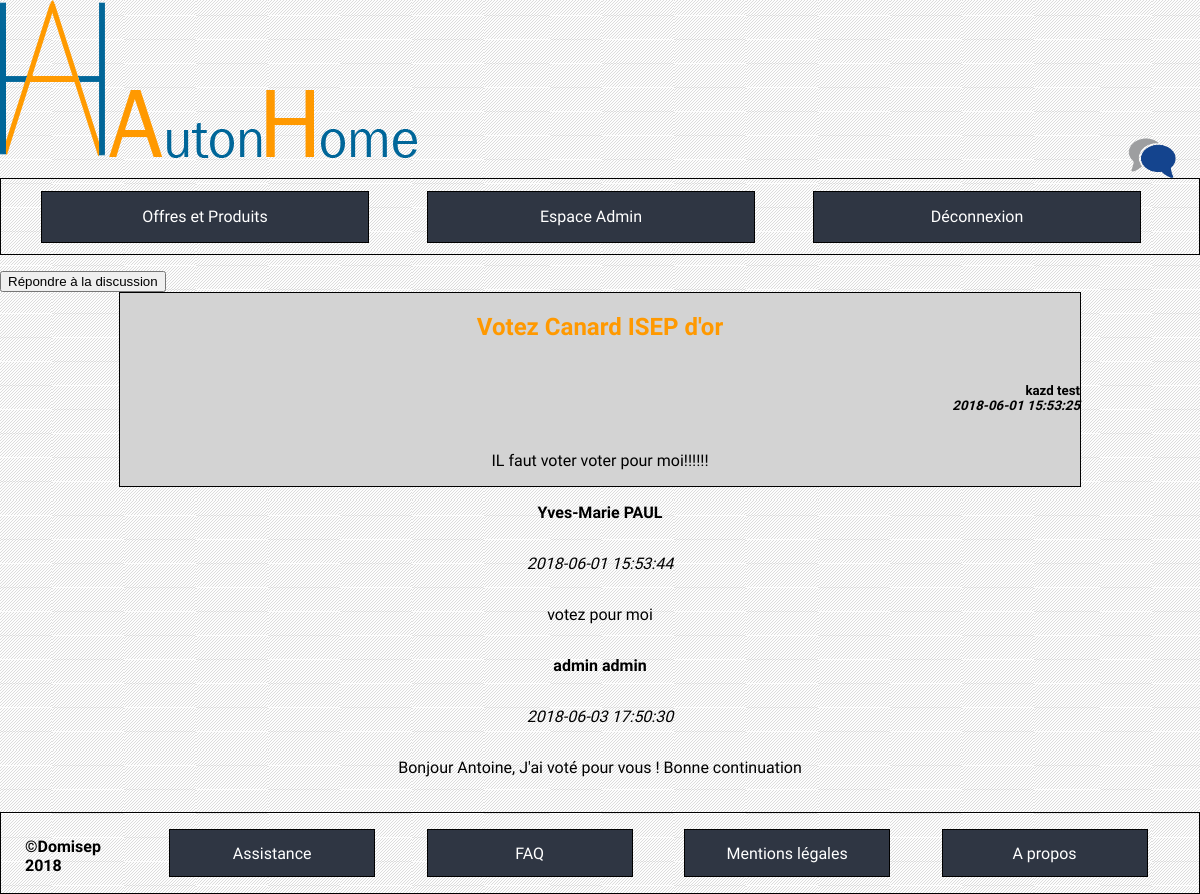
/index.php?cible=forummessage&id=26 (signed in), run on the app's committed database.
### tables this page shows
CREATE TABLE `forum_discussion` (
  `ID` int(11) NOT NULL,
  `topic` text NOT NULL,
  `text` text NOT NULL,
  `id_user` int(11) NOT NULL,
  `dateTime` datetime NOT NULL
);

CREATE TABLE `user` (
  `ID` int(11) NOT NULL,
  `firstName` varchar(100) NOT NULL,
  `lastName` varchar(100) NOT NULL,
  `mail` varchar(100) NOT NULL,
  `password` varchar(255) NOT NULL,
  `phoneNumber` varchar(10) NOT NULL,
  `addressNumber` int(4) NOT NULL,
  `addressStreet` varchar(100) NOT NULL,
  `addressZipCode` int(10) NOT NULL,
  `addressCity` varchar(100) NOT NULL,
  `addressCountry` varchar(100) NOT NULL,
  `type` varchar(100) NOT NULL
);

CREATE TABLE `forum_message` (
  `ID` int(11) NOT NULL,
  `text` text NOT NULL,
  `id_user` int(10) NOT NULL,
  `id_discussion` int(10) NOT NULL,
  `dateTime` datetime NOT NULL
);

### controleurs/forummessage.php (called while the page is built, shortened)
<?php
if(isLoggedAsAdmin()){
    $value = getInfos($bdd, $_GET["id"]);
    $text = getMessages($bdd, $_GET["id"]);
}
elseif (isLoggedAsUser()){
    $status="LU";;
    $section = 'forumMessage';
    $value = getInfos($bdd, $_GET["id"]);
    $text = getMessages($bdd, $_GET["id"]);
}
else{
    $status="UU";
}
include('vues/forummessage.php');

### index.php (called while the page is built, shortened)
<?php
if(isset($_GET['cible']) && !empty($_GET['cible'])) {
    $url = $_GET['cible'];
} else {
    $url = 'accueil';
}
include('controleurs/' . $url . '.php');

### modele/forumMessage.php (called while the page is built, shortened)
<?php
function getInfos(PDO $bdd, $id_topic){
    $statement = $bdd->prepare('SELECT firstName, lastName, dateTime, topic, text FROM forum_discussion JOIN user ON user.ID = forum_discussion.id_user WHERE forum_discussion.ID = :id_topic');
    $statement ->bindParam(":id_topic", $id_topic);
    $statement -> execute();
    $infos = $statement->fetchAll();
    return ($infos);
}
function getMessages(PDO $bdd,$id_discussion ) {
    $statement = $bdd->prepare('SELECT firstName, lastName, forum_message.dateTime, forum_message.text FROM forum_message INNER JOIN forum_discussion ON forum_discussion.ID = forum_message.id_discussion INNER JOIN user ON user.ID = forum_message.id_user WHERE forum_discussion.ID = :id_discussion');
    $statement ->bindParam(":id_discussion", $id_discussion);
    $statement->execute();
    $messages = $statement->fetchAll();;
    return ($messages);
}

### vues/forummessage.php (the view, shortened to what this page needs)
    <a href="index.php?cible=repondrediscussion&id=<?php echo($_GET["id"]) ?>"> <button class="repondre_discussion" type="submit" name="submit"> Répondre à la discussion </button> </a>
    <div class="topic"> <?php foreach ($value as $element){ ?>
        <h2> <?php echo($element["topic"]); ?> </h2>
            <h5> <?php echo($element["firstName"]); ?>   <?php echo($element["lastName"]); ?> </br> <span class="date"> <?php echo($element["dateTime"]); ?> </span></h5>
        <?php } ?>
        <p class="text"><?php echo($element["text"]); ?></p>
        </div>
        <div class="answers"> <?php foreach ($text as $element){ ?>
                <p class="name"> <?php echo($element[0]);?>  <?php echo($element[1]);?> </p> <p class="date"> <?php echo($element[2]);?> </p>
        <p> <?php echo($element[3]);?> </p>
        <?php } ?>
        </div>
<?php
    require('vues/footer.php');
?>

### vues/CSS/all.css (style rules this page uses)
body { font-family: 'Muli', sans-serif; background: url("../../ressources/pictures/fondblanc.jpg") fixed ; margin: 0; }

### vues/CSS/forummessage.css (style rules this page uses)
h2 { text-align: center; color: #ff9900; }
h5 { text-align: right; }
.text { text-align: center; }
.topic { display:flex; flex-direction: column; justify-content: center; border: 0.5px solid black; margin: auto; height: auto; width: 80%; background-color: lightgray; }
.answers { text-align: center; display:flex; flex-direction: column; justify-content: center; margin: auto; height: auto; width: 80%; }
.date { font-style: italic; }
.name { font-weight: bold; }

### data on the page
forum_discussion: topic "Votez Canard ISEP d'or", id_user.firstName "kazd", id_user.lastName "test", dateTime "2018-06-01 15:53:25", text "IL faut voter voter pour moi!!!!!!"
forum_message: id_user.firstName "Yves-Marie", id_user.lastName "PAUL", dateTime "2018-06-01 15:53:44", text "votez pour moi"
forum_message: id_user.firstName "admin", id_user.lastName "admin", dateTime "2018-06-03 17:50:30", text "Bonjour Antoine, J'ai voté pour vous ! Bonne continuation"
